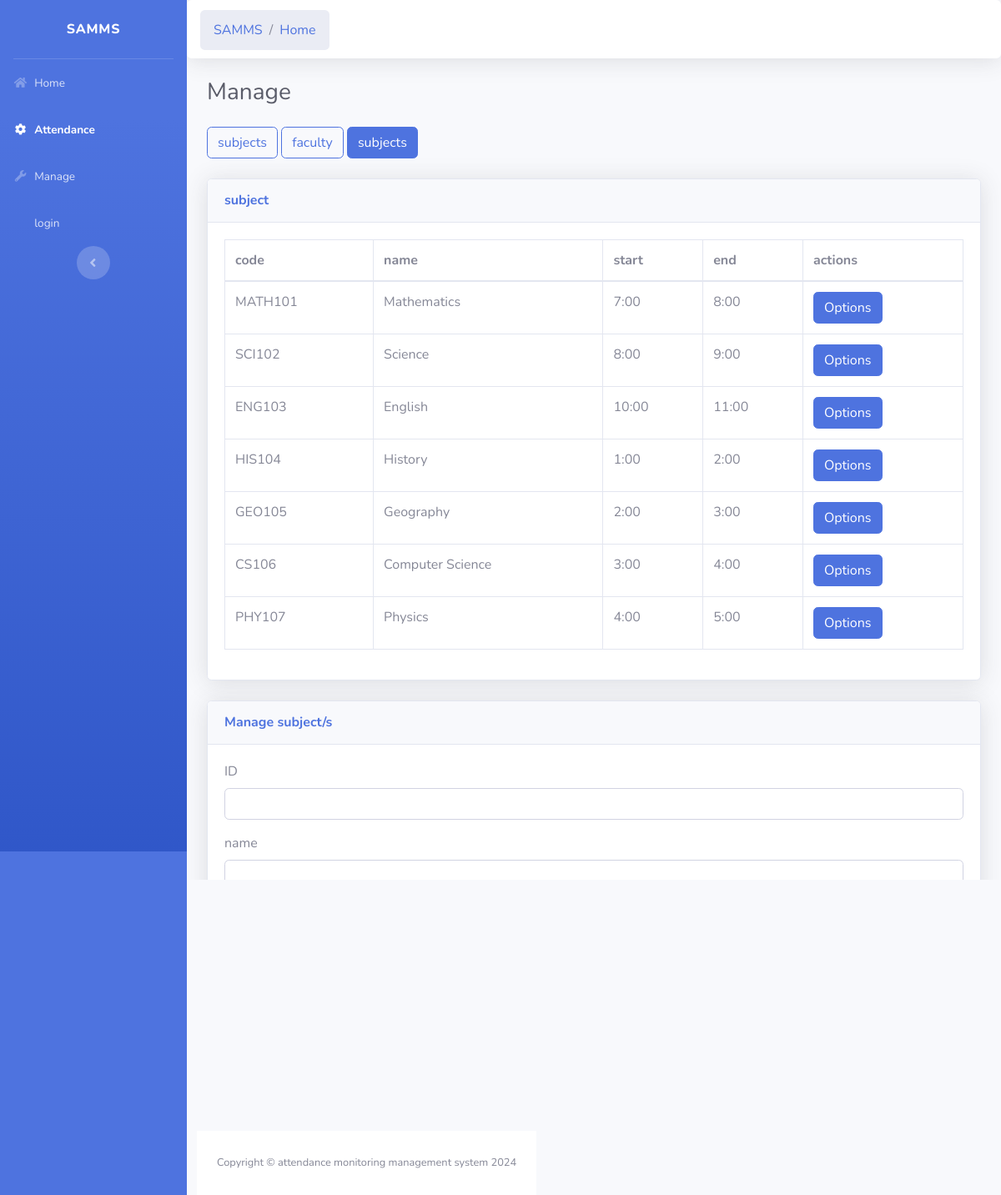
Screenshot of /manage/subjects with the database file from the repository.
### tables this page shows
CREATE TABLE subject (
        id INTEGER PRIMARY KEY,
        name TEXT NOT NULL,
        code TEXT NOT NULL,
        start_time TIME,
        end_time TIME
    );

### routes/manage.py (the view)
	@app.route('/manage/subjects')
	def manage_subjects():
		db =getdatabase()
		subjects = db.retrieve_table('subject')
		return render_template("manage_subjects.html",subjects=subjects)

### manage_database.py (called while the page is built)
    def retrieve_table(self, table_name):
        self.cursor.execute(f"SELECT * FROM {table_name}")
        return self.cursor.fetchall()

### routes/manage.py (called while the page is built)
def getdatabase():
 return  MySQLDatabase(database='amms.db')

### templates/manage_subjects.html (shortened to what this page needs)
<!DOCTYPE html>
<html lang="en">
    <head>
        <link rel="stylesheet"
            href="https://cdnjs.cloudflare.com/ajax/libs/font-awesome/5.15.2/css/all.min.css" />
        <link href="{{ url_for('static', filename='css/sb-admin-2.min.css') }}"
            rel="stylesheet" />
        <link href="https://unpkg.com/aos@2.3.1/dist/aos.css"
            rel="stylesheet" />
    </head>
    <body id="page-top">
        <div id="wrapper">
            <ul
                class="navbar-nav bg-gradient-primary sidebar sidebar-dark accordion"
                id="accordionSidebar"
                data-aos="fade-right">
                <a
                    class="sidebar-brand d-flex align-items-center justify-content-center"
                    href="{{url_for('home')}}">
                    <div class="sidebar-brand-text mx-3">SAMMS</div>
                </a>
                <hr class="sidebar-divider my-0" />
                <li class="nav-item">
                    <a class="nav-link" href="{{url_for('home')}}">
                        <i class="fas fa-fw fa-home"></i>
                        <span>Home</span></a>
                </li>
                <li class="nav-item active">
                    <a class="nav-link collapsed"
                        href="{{url_for('attendance')}}">
                        <i class="fas fa-fw fa-cog"></i>
                        <span>Attendance</span>
                    </a>
                </li>
                <li class="nav-item">
                    <a class="nav-link collapsed" href="{{url_for('manage')}}">
                        <i class="fas fa-fw fa-wrench"></i>
                        <span>Manage</span>
                    </a>
                </li>
                <li class="nav-item ml-auto">
                    <a class="nav-link collapsed"
                        href="{{url_for('login')}}">
                        <span>login</span>
                    </a>
                </li>
                <div class="text-center d-none d-md-inline">
                    <button class="rounded-circle border-0"
                        id="sidebarToggle"></button>
                </div>
            </ul>
            <div id="content-wrapper" class="d-flex flex-column">
                <div id="content">
                    <nav
                        class="navbar navbar-expand navbar-light bg-white topbar mb-4 static-top shadow breadcrumb">
                        <ol class="breadcrumb">
                            <li class="breadcrumb-item"><a
                                    href="{{url_for('home')}}">SAMMS</a></li>
                            <li class="breadcrumb-item"><a
                                    href="{{url_for('home')}}">Home</a></li>
                        </ol>
                    </nav>
                    <div class="container-fluid">
                        <div class="row">
                            <div class="col-xl-12 col-md-12"
                                data-aos="fade-right">
                                <div class="d-sm-flex align-items-center mb-4">
                                    <h1
                                        class="h3 mb-0 text-gray-800">Manage</h1>
                                </div>
                                <div class="mb-4">
                                    <a href="{{url_for('manage')}}"><button
                                            type="button"
                                            class="btn btn-outline-primary">subjects</button></a>
                                    <a
                                        href="{{url_for('manage_teachers')}}"><button
                                            type="button"
                                            class="btn btn-outline-primary">faculty</button></a>
                                    <a
                                        href="{{url_for('manage_subjects')}}"><button
                                            type="button"
                                            class="btn btn-outline-primary active">subjects</button></a>
                                </div>
                                <div class="card shadow mb-4"
                                    data-aos="fade-up">
                                    <div class="card-header py-3">
                                        <h6
                                            class="m-0 font-weight-bold text-primary">
                                            subject
                                        </h6>
                                    </div>
                                    <div class="card-body">
                                        <div class="table-responsive">
                                            <table class="table table-bordered"
                                                id="dataTable" width="100%"
                                                cellspacing="0">
                                                <thead>
                                                    <tr>
                                                        <th>code</th>
                                                        <th>name</th>
                                                        <th>start</th>
                                                        <th>end</th>
                                                        <th>actions</th>
                                                    </tr>
                                                </thead>
                                                <tbody>
                                                    {% for subject in subjects
                                                    %}
                                                    <tr>
                                                        <td>
                                                            {{subject[2]}}
                                                        </td>
                                                        <td>
                                                            {{ subject[1]}}
                                                        </td>
                                                        <td>
                                                            {{ subject[3]}}
                                                        </td>
                                                        <td>
                                                            {{ subject[4]}}
                                                        </td>
                                                        <td>
                                                            <button
                                                                class="btn btn-primary"
                                                                onclick="edit('id{{subject[0]}}')">
                                                                Options
                                                            </button>
                                                        </td>
                                                    </tr>
                                                    {% endfor %}
                                                </tbody>
                                            </table>
                                        </div>
                                    </div>
                                </div>
                                <div class="card shadow mb-4 addstu"
                                    data-aos="fade-">
                                    <div class="card-header py-3">
                                        <h6
                                            class="m-0 font-weight-bold text-primary">
                                            Manage subject/s
                                        </h6>
                                    </div>
                                    <div class="card-body">
                                        <form action="/manage/update_and_insert"
                                            method="post"
                                            accept-charset="utf-8">
                                            <div class="form-group">
                                                <label for="subject_id">
                                                    ID</label>
                                                <input type="text"
                                                    class="form-control"
                                                    id="subject_id"
                                                    name="subject_id"
                                                    required />
                                            </div>
                                            <div class="form-group">
                                                <label for="name">
                                                    name</label>
                                                <input type="text"
                                                    class="form-control"
                                                    id="sname" name="sname"
                                                    required />
                                            </div>
                                            <div class="form-group">
                                                <label for="start">
                                                    start</label>
                                                <input type="text"
                                                    class="form-control"
                                                    id="start" name="start"
                                                    required />
                                            </div>
                                            <div class="form-group">
                                                <label for="end">end
                                                </label>
                                                <input type="text"
                                                    class="form-control"
                                                    id="end" name="end"
                                                    required />
                                            </div>
                                            <div class="form-group">
                                                <button type="submit"
                                                    class="btn btn-outline-primary">
                                                </button>
                                                <button type
                                                    class="btn btn-outline-danger"
                                                    onclick="document.getElementById('operation').value='delete';alert(document.getElementById('operation').value)">
                                                </button>
                                            </div>
                                        </div>
                                </div>
                            </div>
                            <footer class="sticky-footer bg-white">
                                <div class="container my-auto">
                                    <div
                                        class="copyright text-center my-auto">
                                        <span>Copyright &copy; attendance
                                            monitoring management system
                                            2024</span>
                                    </div>
                                </div>
                            </footer>
                        </div>
                    </div>
                </div>
            </div>
        </div>
    </body>
</html>

### rows the page displays
subject: code "MATH101", name "Mathematics", start_time "7:00", end_time "8:00"
subject: code "SCI102", name "Science", start_time "8:00", end_time "9:00"
subject: code "ENG103", name "English", start_time "10:00", end_time "11:00"
subject: code "HIS104", name "History", start_time "1:00", end_time "2:00"
subject: code "GEO105", name "Geography", start_time "2:00", end_time "3:00"
subject: code "CS106", name "Computer Science", start_time "3:00", end_time "4:00"
subject: code "PHY107", name "Physics", start_time "4:00", end_time "5:00"
